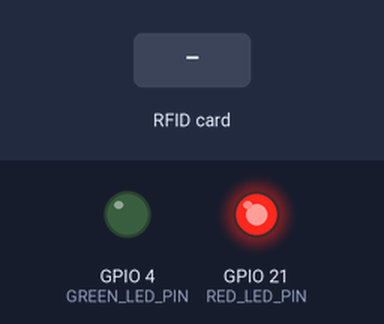
The program below on a simulated ESP32. Shown: output pins drawn as LEDs (lit = HIGH). The inputs (shaded band) are chosen by the test bench. WiFi joins after 1.5 s; servers stay silent unless stated; uploads are accepted with an empty reply; what the program prints to the serial monitor is not drawn.

Above: at 0.1 s.
At 0.7 s:
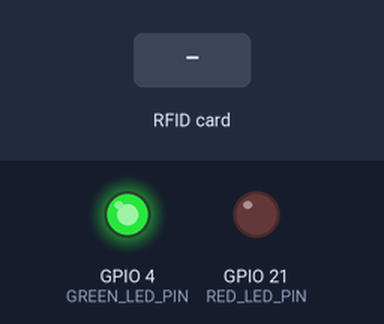
At 4.0 s:
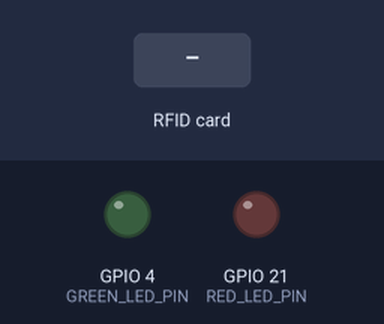
4.1 s: RFID card 5E 25 9B 80 56 held to the reader
5.6 s: RFID card 5E 7A 19 C4 held to the reader
Timing chart, 0 to 8.6 s (numbered marks = the images above; inputs shaded):
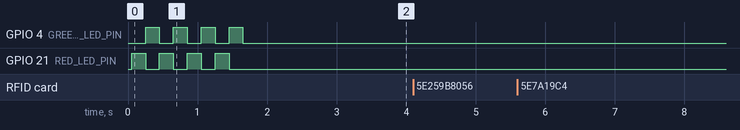

The program:

main.cpp
```cpp
#include <ArduinoJson.h>
#include <HTTPClient.h>
#include <MFRC522.h>
#include <RFIDAuth.h>
#include <SPI.h>
#include <WiFi.h>

constexpr uint8_t RST_PIN = 2;
constexpr uint8_t SS_PIN = 5;

constexpr uint8_t RED_LED_PIN = 21;
constexpr uint8_t GREEN_LED_PIN = 4;

HTTPClient client;
MFRC522 mfrc522(SS_PIN, RST_PIN);

AuthClient authClient(&client, &mfrc522);

const char *ssid = "VIVOFIBRA-4BA8";
const char *passwordWifi = "5E259B8056";

// Login Server
char httpLoginServer[] = "https://apiesp32.onrender.com/api/device/login";

AuthLoginResquest authLoginRequest;

// Refresh Token Server
char httpRefreshTokenServer[] =
    "https://apiesp32.onrender.com/api/auth/refresh-token/device";

// Check Card Server
char httpCheckCardServer[] = "https://apiesp32.onrender.com/api/card/check";

typedef struct {
  String RefreshToken;
  String AccessToken;
} AuthJwtTokens;

AuthJwtTokens authJwtTokens;

void checkCardCallback(CheckCardResponse checkCardResponse);

void setup() {
  Serial.begin(9600);
  SPI.begin();
  mfrc522.PCD_Init();

  pinMode(RED_LED_PIN, OUTPUT);
  pinMode(GREEN_LED_PIN, OUTPUT);

  Serial.print("Connecting to WiFi");
  WiFi.begin(ssid, passwordWifi);
  while (WiFi.status() != WL_CONNECTED) {
    digitalWrite(RED_LED_PIN, HIGH);
    digitalWrite(GREEN_LED_PIN, LOW);
    Serial.print(".");
    delay(200);
    digitalWrite(RED_LED_PIN, LOW);
    digitalWrite(GREEN_LED_PIN, HIGH);
    Serial.print(".");
    delay(200);
  }
  digitalWrite(RED_LED_PIN, LOW);
  digitalWrite(GREEN_LED_PIN, LOW);
  Serial.println("Connected to WiFi");

  // Login Parameters
  authLoginRequest.email = "teste@gmail.com";
  authLoginRequest.password = "teste123";
  authLoginRequest.deviceName = "TESTEAPI";
  authLoginRequest.deviceUid = "40e22efe2c491935e4a55c72fc153dad";

  String teste = "teste";
  if (teste == "teste")
    Serial.println("Teste");

  AuthResponse AuthResponse =
      authClient.loginJwtToken(authLoginRequest, httpLoginServer);
  if (AuthResponse.error) {
    Serial.println("Error: " + AuthResponse.errorMessage);
    return;
  }
  authJwtTokens.RefreshToken = AuthResponse.refreshToken;
  authJwtTokens.AccessToken = AuthResponse.accessToken;

  Serial.println("Refresh token: " + authJwtTokens.RefreshToken);
  Serial.println("Access token: " + authJwtTokens.AccessToken);
}

void loop() {
  String cardUid = authClient.getCardId();
  if (cardUid == "")
    return;
  Serial.println("Card UID: " + cardUid);
  CheckCardResponse Response =
      authClient.checkCard(authJwtTokens.AccessToken, cardUid,
                           authLoginRequest.deviceUid, httpCheckCardServer);

  checkCardCallback(Response);
}

void checkCardCallback(CheckCardResponse checkCardResponse) {
  // Put here the code that you want to execute when the callback is called

  if (checkCardResponse.error) {
    Serial.println("Error: " + checkCardResponse.message);
    return;
  }
  Serial.println("Message: " + checkCardResponse.message);
  if (checkCardResponse.message == "Blocked") {
    Serial.println("Blocked card");
    for (int i = 0; i <= 5; i++) {
      digitalWrite(RED_LED_PIN, HIGH);
      delay(150);
      digitalWrite(RED_LED_PIN, LOW);
      delay(150);
    }
    return;
  }
  Serial.println("Authorized card");
  for (int i = 0; i <= 5; i++) {
    digitalWrite(GREEN_LED_PIN, HIGH);
    delay(150);
    digitalWrite(GREEN_LED_PIN, LOW);
    delay(150);
  }
  return;
};
```

Measured:
- after the input at 4.1 s, every drawn part: stays the same
- after the input at 5.6 s, every drawn part: stays the same
